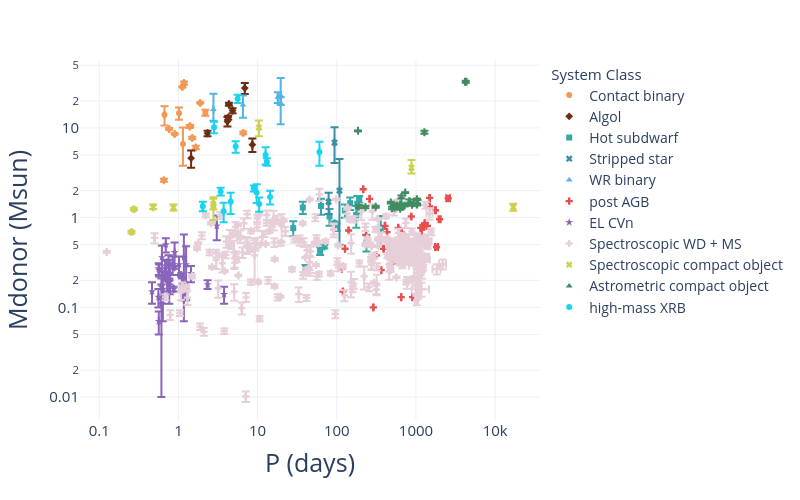

The code cell stored with this chart in its notebook:
### Code cell
## Perios vs donor mass 
make_scatter(
    df,
    x='Period', y='M2',
    out_html=None,
    out_pdf=None,
    x_log=True, y_log=True,
    x_title='P (days)', 
    y_title=r'Mdonor (Msun)',
    export_legend_to_pdf=False,
    export_height=500,
    export_width=800,
    export_scale=2
)

### Figure 1 — Plotly figure (JSON) as saved in the notebook; plotly's stock layout.template omitted (floating-point values rounded to 4 significant figures; data arrays with more than 128 entries replaced by an {"elided": "..."} marker saying what was removed)
{"data": [{"customdata": [["O6-7:(f):", "O4 f +", "MS", "MS", 0.0006, 0.0006, 1.1, 1.1], ["O4.5-6V", "O6V", "MS", "MS", 0, 0, 1.4, 1.4], ["O7V", "O8V", "MS", "MS", 0, 0, 0.4, 0.4], ["O6.5V((f))", "O6V((f))", "MS", "MS", 1e-05, 1e-05, 0.3, 0.3], ["O4.5 V(n)((fc))z", "O5.5 V(n)((fc))z", "MS", "MS", 0, 0, 0.3, 0.3], ["B1V", "B1V", "MS", "MS", 0, 0, 3.4, 3.4], ["B1V", "B1V", "MS", "MS", 0, 0, 0.12, 0.12], ["B", "B", "MS", "MS", 0.001, 0.001, 0.26, 0.26], ["B0.5V", "B2V", "MS", "MS", 0, 0, 0.22, 0.22], ["B1-1.5V", "B1-1.5V", "MS", "MS", 0, 0, 0.22, 0.22], ["B0V", "B1-2 IV/V", "MS", "MS", 1e-05, 1e-05, 0.28, 0.28], ["B0V", "B1.5III", "MS", "MS", 1e-05, 1e-05, 3.5, 2.8], ["B5V", "B5/7V", "MS", "MS", 3e-05, 3e-05, 0.1, 0.1], ["O6.5-7 Ia", "Ofpe/WN9", "MS", "MS", 3e-05, 3e-05, 0.3, 0.3], ["O9V", "O9V", "MS", "MS", 0, 0, 2.3, 2.3]], "error_x": {"array": [0.0006, 0.0, 0.0, 1e-05, 0.0, 0.0, 0.0, 0.001, 0.0, 0.0, 1e-05, 1e-05, 3e-05, 3e-05, 0.0], "arrayminus": [0.0006, 0.0, 0.0, 1e-05, 0.0, 0.0, 0.0, 0.001, 0.0, 0.0, 1e-05, 1e-05, 3e-05, 3e-05, 0.0]}, "error_y": {"array": [1.1, 1.4, 0.4, 0.3, 0.3, 3.4, 0.12, 0.26, 0.22, 0.22, 0.28, 3.5, 0.1, 0.3, 2.3], "arrayminus": [1.1, 1.4, 0.4, 0.3, 0.3, 3.4, 0.12, 0.26, 0.22, 0.22, 0.28, 2.8, 0.1, 0.3, 2.3]}, "hovertemplate": "<b>%{hovertext}</b><br><br>system_class=Contact binary<br>Period=%{x}<br>M2=%{y}<br>obs_type_1=%{customdata[0]}<br>obs_type_2=%{customdata[1]}<br>evol_type_1=%{customdata[2]}<br>evol_type_2=%{customdata[3]}<br>Period_err_plus=%{customdata[4]}<br>Period_err_minus=%{customdata[5]}<br>M2_err_plus=%{customdata[6]}<br>M2_err_minus=%{customdata[7]}<extra></extra>", "hovertext": ["LSS 3074", "MY Cam", "TU Mus", "V382 Cyg", "VFTS 352", "CT Tau", "GU Mon", "SV Cen", "V606 Cen", "V701 Sco", "V745 Cas", "VFTS 066", "RZ Pyx", "V729 Cyg", "HD 64315B"], "legendgroup": "Contact binary", "marker": {"color": "#f49856", "symbol": "circle"}, "mode": "markers", "name": "Contact binary", "orientation": "v", "showlegend": true, "type": "scatter", "x": [2.185, 1.175, 1.387, 1.886, 1.124, 0.6668, 0.8966, 1.658, 1.495, 0.7619, 1.411, 1.141, 0.6563, 6.598, 1.019], "xaxis": "x", "y": [14.8, 31.6, 10.4, 19.0, 28.6, 14.01, 8.58, 6.05, 7.74, 9.74, 10.47, 6.6, 2.61, 8.8, 14.6], "yaxis": "y"}, {"customdata": [["O9.7: V:", "ON8.5 III:", "MS", "MS", 1e-05, 1e-05, 0.6, 0.6], ["O9 III:", "B2 Ip", "MS", "MS", 0.00015, 0.00015, 1.1, 1.1], ["ON9 Ia", "O7.5: I:(f)", "Unknown", "MS", 2e-05, 2e-05, 1.4, 1.4], ["O8V:", "O9III", "MS", "MS", 0, 0, 1, 1], ["O7::", "O9.7 III:", "MS", "MS", 3e-05, 3e-05, 3.9, 3.9], ["O7V", "O8.5III", "MS", "MS", 0, 0, 0.7, 0.7], ["O7 III", "B0 III", "MS", "MS", 0, 0, 0.7, 0.7], ["B1V", "B:", "MS", "MS", 1e-05, 1e-05, 1, 1]], "error_x": {"array": [1e-05, 0.00015, 2e-05, 0.0, 3e-05, 0.0, 0.0, 1e-05], "arrayminus": [1e-05, 0.00015, 2e-05, 0.0, 3e-05, 0.0, 0.0, 1e-05]}, "error_y": {"array": [0.6, 1.1, 1.4, 1.0, 3.9, 0.7, 0.7, 1.0], "arrayminus": [0.6, 1.1, 1.4, 1.0, 3.9, 0.7, 0.7, 1.0]}, "hovertemplate": "<b>%{hovertext}</b><br><br>system_class=Algol<br>Period=%{x}<br>M2=%{y}<br>obs_type_1=%{customdata[0]}<br>obs_type_2=%{customdata[1]}<br>evol_type_1=%{customdata[2]}<br>evol_type_2=%{customdata[3]}<br>Period_err_plus=%{customdata[4]}<br>Period_err_minus=%{customdata[5]}<br>M2_err_plus=%{customdata[6]}<br>M2_err_minus=%{customdata[7]}<extra></extra>", "hovertext": ["VFTS 061", "VFTS 652", "VFTS 538", "HV 2543", "VFTS 450", "W61 28-22", "HV 2241", "Mu1 Sco"], "legendgroup": "Algol", "marker": {"color": "#6d2c14", "symbol": "diamond"}, "mode": "markers", "name": "Algol", "orientation": "v", "showlegend": true, "type": "scatter", "x": [2.333, 8.589, 4.16, 4.829, 6.892, 4.251, 4.343, 1.446], "xaxis": "x", "y": [8.7, 6.5, 11.8, 15.6, 27.8, 13.0, 18.4, 4.6], "yaxis": "y"}, {"customdata": [["Be", "sdOB", "MS", "He-star", 0.007, 0.007, 0.2, 0.2], ["Be", "sdOB", "MS", "He-star", 0.0011, 0.0011, 0.145, 0.145], ["Be", "sdOB", "MS", "He-star", 0.0035, 0.0035, 0.2, 0.2], ["Be", "sdOB", "MS", "He-star", 0.02, 0.02, 0.035, 0.035], ["Be", "sdOB", "MS", "He-star", 0.0058, 0.0058, 0.043, 0.043], ["Be", "sdOB", "MS", "He-star", 0.11, 0.11, 0.31, 0.31], ["Be", "sdOB", "MS", "He-star", 0.1, 0.1, 0.14, 0.14], ["Be", "sdOB", "MS", "He-star", 0.18, 0.18, 0.11, 0.11], ["Be", "sdOB", "MS", "He-star", 0.04, 0.04, 0.29, 0.29], ["Be", "sdOB", "MS", "He-star", 0.0044, 0.0044, 0.22, 0.22], ["Be", "sdOB", "MS", "He-star", 0.055, 0.055, 0.074, 0.074], ["Be", "sdOB", "MS", "He-star", 0.0051, 0.0051, 0.02, 0.02], ["Be", "sdOB", "MS", "He-star", 0.041, 0.041, 0.28, 0.28], ["Be", "sdOB", "MS", "He-star", 0.0029, 0.0029, 0.27, 0.27], ["Be", "sdOB", "MS", "He-star", 0.038, 0.038, 0.23, 0.23], ["Be", "sdOB", "MS", "He-star", 0.0013, 0.0013, 0.027, 0.027]], "error_x": {"array": [0.007, 0.0011, 0.0035, 0.02, 0.0058, 0.11, 0.1, 0.18, 0.04, 0.0044, 0.055, 0.0051, 0.041, 0.0029, 0.038, 0.0013], "arrayminus": [0.007, 0.0011, 0.0035, 0.02, 0.0058, 0.11, 0.1, 0.18, 0.04, 0.0044, 0.055, 0.0051, 0.041, 0.0029, 0.038, 0.0013]}, "error_y": {"array": [0.2, 0.145, 0.2, 0.035, 0.043, 0.31, 0.14, 0.11, 0.29, 0.22, 0.074, 0.02, 0.28, 0.27, 0.23, 0.027], "arrayminus": [0.2, 0.145, 0.2, 0.035, 0.043, 0.31, 0.14, 0.11, 0.29, 0.22, 0.074, 0.02, 0.28, 0.27, 0.23, 0.027]}, "hovertemplate": "<b>%{hovertext}</b><br><br>system_class=Hot subdwarf<br>Period=%{x}<br>M2=%{y}<br>obs_type_1=%{customdata[0]}<br>obs_type_2=%{customdata[1]}<br>evol_type_1=%{customdata[2]}<br>evol_type_2=%{customdata[3]}<br>Period_err_plus=%{customdata[4]}<br>Period_err_minus=%{customdata[5]}<br>M2_err_plus=%{customdata[6]}<br>M2_err_minus=%{customdata[7]}<extra></extra>", "hovertext": ["HD58978", "HD200120", "HD10516", "HD55606", "HD109387", "HD113120", "HD137387", "HD152478", "HD157042", "HD41335", "HD161306", "HD183537", "HD191610", "HD194335", "HD200310", "HD167128"], "legendgroup": "Hot subdwarf", "marker": {"color": "#37a8a8", "symbol": "square"}, "mode": "markers", "name": "Hot subdwarf", "orientation": "v", "showlegend": true, "type": "scatter", "x": [37.25, 28.19, 126.7, 93.76, 61.55, 181.5, 192.1, 236.5, 176.2, 80.87, 99.31, 69.53, 359.3, 63.15, 147.6, 40.33], "xaxis": "x", "y": [1.3, 0.765, 1.2, 0.865, 0.426, 1.43, 1.6, 0.53, 1.06, 1.03, 0.784, 0.477, 0.76, 1.35, 1.45, 0.27], "yaxis": "y"}, {"customdata": [["B", "SS", "MS", "He-star", 0.038, 0.038, 2.5, 1.5], ["B3Ve", "SS", "MS", "He-star", 0.0097, 0.0097, 0.4, 0.4], ["Be", "SS", "MS", "He-star", 0.07, 0.08, 3.3, 2.8]], "error_x": {"array": [0.038, 0.0097, 0.07], "arrayminus": [0.038, 0.0097, 0.08]}, "error_y": {"array": [2.5, 0.4, 3.3], "arrayminus": [1.5, 0.4, 2.8]}, "hovertemplate": "<b>%{hovertext}</b><br><br>system_class=Stripped star<br>Period=%{x}<br>M2=%{y}<br>obs_type_1=%{customdata[0]}<br>obs_type_2=%{customdata[1]}<br>evol_type_1=%{customdata[2]}<br>evol_type_2=%{customdata[3]}<br>Period_err_plus=%{customdata[4]}<br>Period_err_minus=%{customdata[5]}<br>M2_err_plus=%{customdata[6]}<br>M2_err_minus=%{customdata[7]}<extra></extra>", "hovertext": ["VFTS 291", "LB-1", "2dFS 2553"], "legendgroup": "Stripped star", "marker": {"color": "#3a8ea3", "symbol": "x"}, "mode": "markers", "name": "Stripped star", "orientation": "v", "showlegend": true, "type": "scatter", "x": [108.1, 78.8, 93.6], "xaxis": "x", "y": [2.0, 1.5, 6.86], "yaxis": "y"}, {"customdata": [["O6 V", "WR-WN4", "MS", "He-star", 0.002, 0.002, 3, 3], ["O4 V", "WR-WN5", "MS", "He-star", 0.0002, 0.0002, 8, 4], ["O-O5.5 V", "WR-WN3", "MS", "He-star", 4e-05, 4e-05, 5, 5], ["O-O6 I", "WR-WN4", "MS", "He-star", 0.0005, 0.0005, 13, 5], ["O-O4 V", "WR-WO4", "MS", "He-star", 0.0005, 0.0005, 3, 8]], "error_x": {"array": [0.002, 0.0002, 4e-05, 0.0005, 0.0005], "arrayminus": [0.002, 0.0002, 4e-05, 0.0005, 0.0005]}, "error_y": {"array": [3.0, 8.0, 5.0, 13.0, 3.0], "arrayminus": [3.0, 4.0, 5.0, 5.0, 8.0]}, "hovertemplate": "<b>%{hovertext}</b><br><br>system_class=WR binary<br>Period=%{x}<br>M2=%{y}<br>obs_type_1=%{customdata[0]}<br>obs_type_2=%{customdata[1]}<br>evol_type_1=%{customdata[2]}<br>evol_type_2=%{customdata[3]}<br>Period_err_plus=%{customdata[4]}<br>Period_err_minus=%{customdata[5]}<br>M2_err_plus=%{customdata[6]}<br>M2_err_minus=%{customdata[7]}<extra></extra>", "hovertext": ["BAT99 19", "BAT99 129", "SMC AB 6", "SMC AB 7", "SMC AB 8"], "legendgroup": "WR binary", "marker": {"color": "#52b4e5", "symbol": "triangle-up"}, "mode": "markers", "name": "WR binary", "orientation": "v", "showlegend": true, "type": "scatter", "x": [17.99, 2.769, 6.538, 19.56, 19.56], "xaxis": "x", "y": [22.0, 16.0, 18.0, 23.0, 19.0], "yaxis": "y"}, {"customdata": {"elided": "33x8 mixed values"}, "error_x": {"array": [0.2, 1.2, 0.4, 0.02, 36.0, 14.0, 1.1, 0.2, 0.3, 61.0, 5.9, 8.7, 1.0, 0.7, 80.0, 0.1, 0.04, 0.7, 0.4, 1.0, 27.0, 0.7, 3.5, 12.0, 0.7, 0.08, 0.1, 10.0, 0.002, 2.2, 7.6, 5.3, 143.0], "arrayminus": [0.2, 1.2, 0.4, 0.02, 36.0, 14.0, 1.1, 0.2, 0.3, 61.0, 5.9, 8.7, 1.0, 0.7, 80.0, 0.1, 0.04, 0.7, 0.4, 1.0, 27.0, 0.7, 3.5, 12.0, 0.7, 0.08, 0.1, 10.0, 0.002, 2.2, 7.6, 5.3, 143.0]}, "error_y": {"array": [Infinity, Infinity, Infinity, Infinity, Infinity, Infinity, Infinity, Infinity, Infinity, Infinity, Infinity, Infinity, Infinity, Infinity, Infinity, Infinity, Infinity, Infinity, Infinity, Infinity, Infinity, Infinity, Infinity, Infinity, Infinity, Infinity, Infinity, Infinity, Infinity, Infinity, Infinity, Infinity, Infinity], "arrayminus": [0.0, 0.0, 0.0, 0.0, 0.0, 0.0, 0.0, 0.0, 0.0, 0.0, 0.0, 0.0, 0.0, 0.0, 0.0, 0.0, 0.0, 0.0, 0.0, 0.0, 0.0, 0.0, 0.0, 0.0, 0.0, 0.0, 0.0, 0.0, 0.0, 0.0, 0.0, 0.0, 0.0]}, "hovertemplate": "<b>%{hovertext}</b><br><br>system_class=post AGB<br>Period=%{x}<br>M2=%{y}<br>obs_type_1=%{customdata[0]}<br>obs_type_2=%{customdata[1]}<br>evol_type_1=%{customdata[2]}<br>evol_type_2=%{customdata[3]}<br>Period_err_plus=%{customdata[4]}<br>Period_err_minus=%{customdata[5]}<br>M2_err_plus=%{customdata[6]}<br>M2_err_minus=%{customdata[7]}<extra></extra>", "hovertext": ["89 Her", "AC Her", "BD+39 4926", "BD+46 442", "DY Ori", "EP Lyr", "HD 44179", "HD 46703", "HD 52961", "HD 95767", "HD 108015", "HD 131356", "HD 158616", "HD 213985", "HP Lyr", "HR 4049", "IRAS 05208-2035", "IRAS 06165+3158", "IRAS 06452-3456", "IRAS 08544-4431", "IRAS 09144-4933", "IRAS 15469-5311", "IRAS 16230-3410", "IRAS 17038-4815", "IRAS 19125+0343", "IRAS 19135+3937", "IRAS 19157-0247", "RU Cen", "SAO 173329", "ST Pup", "SX Cen", "TW Cam", "U Mon"], "legendgroup": "post AGB", "marker": {"color": "#ea4d4d", "symbol": "cross"}, "mode": "markers", "name": "post AGB", "orientation": "v", "showlegend": true, "type": "scatter", "x": [289.1, 1189.0, 871.7, 140.8, 1248.0, 1151.0, 317.6, 597.4, 1289.0, 1989.0, 906.3, 1488.0, 363.3, 259.6, 1818.0, 430.6, 234.4, 262.6, 215.4, 501.1, 1762.0, 390.2, 649.8, 1394.0, 519.7, 127.0, 119.6, 1489.0, 116.0, 406.0, 564.3, 662.2, 2550.0], "xaxis": "x", "y": [0.1, 0.64, 1.03, 0.72, 0.79, 0.77, 0.38, 0.77, 0.87, 0.96, 0.13, 1.33, 0.26, 1.62, 0.47, 0.69, 0.64, 0.52, 2.07, 0.31, 1.21, 0.45, 0.13, 0.81, 0.48, 0.45, 0.15, 1.66, 0.27, 0.81, 1.35, 0.68, 1.64], "yaxis": "y"}, {"customdata": {"elided": "36x8 mixed values"}, "error_x": {"array": [8e-07, 1e-06, 2.78e-05, 6e-07, 5.1e-06, 5e-07, 5.1e-06, 5e-07, 1.1e-06, 1.6e-06, 2e-06, 4e-07, 2e-07, 1.4e-06, 6e-07, 2e-07, 2.4e-06, 3e-07, 4.6e-06, 3e-07, 1e-07, 2.4e-06, 7e-07, 1.1e-06, 2e-07, 5.2e-06, 8.3e-06, 1.7e-06, 1.4e-06, 4.5e-06, 2e-07, 1.6e-06, 3e-07, 3.8e-06, 4e-07, 9e-07], "arrayminus": [8e-07, 1e-06, 2.78e-05, 6e-07, 5.1e-06, 5e-07, 5.1e-06, 5e-07, 1.1e-06, 1.6e-06, 2e-06, 4e-07, 2e-07, 1.4e-06, 6e-07, 2e-07, 2.4e-06, 3e-07, 4.6e-06, 3e-07, 1e-07, 2.4e-06, 7e-07, 1.1e-06, 2e-07, 5.2e-06, 8.3e-06, 1.7e-06, 1.4e-06, 4.5e-06, 2e-07, 1.6e-06, 3e-07, 3.8e-06, 4e-07, 9e-07]}, "error_y": {"array": [0.01, 0.01, 0.25, 0.09, 0.02, 0.01, 0.18, 0.01, 0.13, 0.07, 0.05, 0.01, 0.01, 0.1, 0.09, 0.01, 0.05, 0.04, 0.07, 0.03, 0.04, 0.05, 0.12, 0.1, 0.02, 0.02, 0.03, 0.01, 0.29, 0.07, 0.01, 0.07, 0.04, 0.05, 0.04, 0.03], "arrayminus": [0.01, 0.01, 0.25, 0.09, 0.02, 0.01, 0.18, 0.01, 0.13, 0.07, 0.05, 0.01, 0.01, 0.1, 0.09, 0.01, 0.05, 0.04, 0.07, 0.03, 0.04, 0.05, 0.12, 0.1, 0.02, 0.02, 0.03, 0.01, 0.29, 0.07, 0.01, 0.07, 0.04, 0.05, 0.04, 0.03]}, "hovertemplate": "<b>%{hovertext}</b><br><br>system_class=EL CVn<br>Period=%{x}<br>M2=%{y}<br>obs_type_1=%{customdata[0]}<br>obs_type_2=%{customdata[1]}<br>evol_type_1=%{customdata[2]}<br>evol_type_2=%{customdata[3]}<br>Period_err_plus=%{customdata[4]}<br>Period_err_minus=%{customdata[5]}<br>M2_err_plus=%{customdata[6]}<br>M2_err_minus=%{customdata[7]}<extra></extra>", "hovertext": ["PTF1 J004040.23+412521.6", "PTF1 J004300.75+381537.2", "PTF1 J005424.06+411126.9", "PTF1 J005659.72+130920.6", "PTF1 J011909.91+435907.1", "PTF1 J012814.72+040551.9", "PTF1 J013336.92+470600.1", "PTF1 J014839.10+382314.5", "PTF1 J021913.15+215921.9", "PTF1 J071207.01+211654.9", "PTF1 J075310.42+835154.7", "PTF1 J075642.49+162143.9", "ATO J119.9584+15.7219", "CRTS J080425.2+070845", "ATO J183.2261+36.5615", "ATO J190.4773+00.2258", "ATO J203.0857+35.4797", "ATO J204.8723+45.8487", "UCAC4 354-070319", "ATO J225.8650+46.0563", "CRTS J150336.0+195842", "UCAC4 511-057288", "CRTS J152758.9+190751", "UCAC4 552-053246", "BPS BS 16542-0030", "UCAC4 654-060802", "UCAC4 566-061120", "ZTF J191826.06+485302.7", "UCAC4 579-116626", "UCAC4 568-125457", "CRTS J214858.3+030417", "UCAC4 495-142916", "CRTS J225539.4+342138", "UCAC4 646-116578", "ZTF J225755.64+310133.7", "ATO J347.5419+33.2138"], "legendgroup": "EL CVn", "marker": {"color": "#8864ba", "symbol": "star"}, "mode": "markers", "name": "EL CVn", "orientation": "v", "showlegend": true, "type": "scatter", "x": [1.184, 1.084, 3.051, 0.6935, 1.222, 0.6204, 1.252, 0.8917, 0.619, 0.8463, 0.7198, 0.876, 0.7731, 0.6102, 0.6369, 0.6074, 1.142, 0.5645, 0.6807, 0.5594, 0.4643, 1.441, 0.8955, 0.7777, 0.565, 2.337, 3.773, 1.16, 1.172, 1.018, 0.6855, 0.7487, 0.5718, 0.7661, 0.6884, 1.109], "xaxis": "x", "y": [0.17, 0.23, 0.81, 0.5, 0.14, 0.12, 0.3, 0.28, 0.36, 0.3, 0.2, 0.16, 0.19, 0.11, 0.16, 0.17, 0.17, 0.27, 0.27, 0.13, 0.15, 0.24, 0.41, 0.24, 0.07, 0.18, 0.14, 0.17, 0.36, 0.3, 0.21, 0.31, 0.26, 0.16, 0.29, 0.18], "yaxis": "y"}, {"customdata": {"elided": "293x8 mixed values"}, "error_x": {"array": {"elided": "293 float values"}, "arrayminus": {"elided": "293 float values"}}, "error_y": {"array": {"elided": "293 float values"}, "arrayminus": {"elided": "293 float values"}}, "hovertemplate": "<b>%{hovertext}</b><br><br>system_class=Spectroscopic WD + MS<br>Period=%{x}<br>M2=%{y}<br>obs_type_1=%{customdata[0]}<br>obs_type_2=%{customdata[1]}<br>evol_type_1=%{customdata[2]}<br>evol_type_2=%{customdata[3]}<br>Period_err_plus=%{customdata[4]}<br>Period_err_minus=%{customdata[5]}<br>M2_err_plus=%{customdata[6]}<br>M2_err_minus=%{customdata[7]}<extra></extra>", "hovertext": {"elided": "293 str values"}, "legendgroup": "Spectroscopic WD + MS", "marker": {"color": "#e6cfd9", "symbol": "cross-dot"}, "mode": "markers", "name": "Spectroscopic WD + MS", "orientation": "v", "showlegend": true, "type": "scatter", "x": {"elided": "293 float values"}, "xaxis": "x", "y": {"elided": "293 float values"}, "yaxis": "y"}, {"customdata": [["O7V", "Unknown", "MS", "BH", 0.0004, 0.0004, 2, 2], ["RG", "BH?", "RGB", "Unknown", 2, 2, 0.8, 0.5], ["Unknown", "NS/WD?", "MS", "NS", 1e-05, 1e-05, 0.21, 0.18], ["Unknown", "NS/WD?", "MS", "NS", 0, 0, 0.1, 0.1], ["Unknown", "NS/WD?", "MS", "NS", 0, 0, 0.03, 0.03], ["RG", "NS/WD?", "RGB", "NS", 438, 401, 0.12, 0.12], ["Unknown", "NS/WD?", "MS", "NS", 2e-05, 2e-05, 0.35, 0.4], ["Unknown", "WD/NS?", "MS", "NS", 1e-05, 1e-05, 0.1, 0.05], ["Unknown", "WD/NS?", "MS", "NS", 0, 0, 0.02, 0.02]], "error_x": {"array": [0.0004, 2.0, 1e-05, 0.0, 0.0, 438.0, 2e-05, 1e-05, 0.0], "arrayminus": [0.0004, 2.0, 1e-05, 0.0, 0.0, 401.0, 2e-05, 1e-05, 0.0]}, "error_y": {"array": [2.0, 0.8, 0.21, 0.1, 0.03, 0.12, 0.35, 0.1, 0.02], "arrayminus": [2.0, 0.5, 0.18, 0.1, 0.03, 0.12, 0.4, 0.05, 0.02]}, "hovertemplate": "<b>%{hovertext}</b><br><br>system_class=Spectroscopic compact object<br>Period=%{x}<br>M2=%{y}<br>obs_type_1=%{customdata[0]}<br>obs_type_2=%{customdata[1]}<br>evol_type_1=%{customdata[2]}<br>evol_type_2=%{customdata[3]}<br>Period_err_plus=%{customdata[4]}<br>Period_err_minus=%{customdata[5]}<br>M2_err_plus=%{customdata[6]}<br>M2_err_minus=%{customdata[7]}<extra></extra>", "hovertext": ["VFTS 243", "G3425", "2XMM J1255", "2MASS J06163552", "LAMOST J1123", "56 UMa", "J0606+2132", "LAMOST J2354", "2MASS J1527"], "legendgroup": "Spectroscopic compact object", "marker": {"color": "#cbd24f", "symbol": "x"}, "mode": "markers", "name": "Spectroscopic compact object", "orientation": "v", "showlegend": true, "type": "scatter", "x": [10.4, 877.0, 2.761, 0.8666, 0.2738, 16910.0, 2.774, 0.4799, 0.2557], "xaxis": "x", "y": [10.1, 3.6, 1.41, 1.3, 1.24, 1.31, 1.34, 1.3, 0.69], "yaxis": "y"}, {"customdata": {"elided": "24x8 mixed values"}, "error_x": {"array": [0.003, 0.6, 98.5, 0.5, 0.05, 0.07, 0.11, 0.26, 0.4, 0.18, 0.29, 0.31, 0.22, 0.21, 0.7, 0.6, 0.6, 0.9, 5.0, 0.7, 0.5, 3.3, 5.0, 2.1], "arrayminus": [0.003, 0.6, 98.5, 0.5, 0.05, 0.07, 0.11, 0.26, 0.4, 0.18, 0.29, 0.31, 0.22, 0.21, 0.7, 0.6, 0.6, 0.9, 5.0, 0.7, 0.5, 3.3, 5.0, 2.1]}, "error_y": {"array": [0.1, 0.34, 0.82, 0.015, 0.05, 0.04, 0.032, 0.034, 0.04, 0.024, 0.04, 0.03, 0.04, 0.032, 0.033, 0.07, 0.04, 0.034, 0.07, 0.035, 0.023, 0.034, 0.034, 0.09], "arrayminus": [0.1, 0.34, 0.82, 0.015, 0.05, 0.04, 0.032, 0.034, 0.04, 0.024, 0.04, 0.03, 0.04, 0.032, 0.033, 0.07, 0.04, 0.034, 0.07, 0.035, 0.023, 0.034, 0.034, 0.09]}, "hovertemplate": "<b>%{hovertext}</b><br><br>system_class=Astrometric compact object<br>Period=%{x}<br>M2=%{y}<br>obs_type_1=%{customdata[0]}<br>obs_type_2=%{customdata[1]}<br>evol_type_1=%{customdata[2]}<br>evol_type_2=%{customdata[3]}<br>Period_err_plus=%{customdata[4]}<br>Period_err_minus=%{customdata[5]}<br>M2_err_plus=%{customdata[6]}<br>M2_err_minus=%{customdata[7]}<extra></extra>", "hovertext": ["Gaia BH1", "Gaia BH2", "Gaia BH3", "Gaia NS1", "J0553-1349", "J2057-4742", "J1553-6846", "J2102+3703", "J0742-4749", "J0152-2049", "J0003-5604", "J1733+5808", "J1150-2203", "J1449+6919", "J0217-7541", "J0639-3655", "J1739+4502", "J0036-0932", "J1048+6547", "J2145+2837", "J2244-2236", "J0824+5254", "J0230+5950", "J0634+6256"], "legendgroup": "Astrometric compact object", "marker": {"color": "#408c63", "symbol": "triangle-up"}, "mode": "markers", "name": "Astrometric compact object", "orientation": "v", "showlegend": true, "type": "scatter", "x": [185.4, 1277.0, 4253.0, 730.9, 189.1, 230.2, 310.2, 481.0, 497.6, 536.1, 561.8, 570.9, 631.8, 632.6, 636.1, 654.6, 657.4, 719.8, 827.0, 889.5, 938.3, 1027.0, 1029.0, 1046.0], "xaxis": "x", "y": [9.27, 8.94, 32.7, 1.902, 1.33, 1.31, 1.323, 1.473, 1.28, 1.291, 1.34, 1.362, 1.39, 1.258, 1.396, 1.7, 1.38, 1.362, 1.52, 1.396, 1.443, 1.604, 1.401, 1.48], "yaxis": "y"}, {"customdata": [["B0.5Iae-1b", "NS?", "MS", "NS", 0.00045, 0.00045, 0.16, 0.16], ["O7V(f)n", "BH", "MS", "BH", 0.00046, 0.00046, 0.9, 0.9], ["O6-7 II-III", "NS?", "MS", "NS", 0.029, 0.029, 0.16, 0.16], ["B2Iae", "NS?", "MS", "NS", 0.002, 0.002, 0.3, 0.3], ["B0.2Ia", "NS?", "MS", "NS", 2e-05, 2e-05, 0.29, 0.29], ["Ofpe/WN9", "NS?", "He-star", "NS", 0.00013, 0.00013, 0.26, 0.26], ["O6Iafcp", "NS?", "MS", "NS", 4e-06, 4e-06, 0.19, 0.19], ["B0-1Ia", "NS?", "MS", "NS", 0.0004, 0.0004, 0.45, 0.45], ["Unknown", "BH", "MS", "BH", 0.06, 0.06, 1.1, 1.1], ["B1Ib", "NS?", "MS", "NS", 0.0009, 0.0009, 0.4, 0.4], ["B9III", "BH", "MS", "BH", 0.002, 0.002, 1.5, 1.5], ["A7Ib", "BH", "MS", "BH", 0, 0, 0.4, 0.4], ["O9.7Iabpvar", "BH?", "MS", "BH", 0.0001, 0.0001, 2.2, 2.2], ["B1.5-B2IIIe", "BH", "MS", "BH", 0.04, 0.04, 1.6, 1.6]], "error_x": {"array": [0.00045, 0.00046, 0.029, 0.002, 2e-05, 0.00013, 4e-06, 0.0004, 0.06, 0.0009, 0.002, 0.0, 0.0001, 0.04], "arrayminus": [0.00045, 0.00046, 0.029, 0.002, 2e-05, 0.00013, 4e-06, 0.0004, 0.06, 0.0009, 0.002, 0.0, 0.0001, 0.04]}, "error_y": {"array": [0.16, 0.9, 0.16, 0.3, 0.29, 0.26, 0.19, 0.45, 1.1, 0.4, 1.5, 0.4, 2.2, 1.6], "arrayminus": [0.16, 0.9, 0.16, 0.3, 0.29, 0.26, 0.19, 0.45, 1.1, 0.4, 1.5, 0.4, 2.2, 1.6]}, "hovertemplate": "<b>%{hovertext}</b><br><br>system_class=high-mass XRB<br>Period=%{x}<br>M2=%{y}<br>obs_type_1=%{customdata[0]}<br>obs_type_2=%{customdata[1]}<br>evol_type_1=%{customdata[2]}<br>evol_type_2=%{customdata[3]}<br>Period_err_plus=%{customdata[4]}<br>Period_err_minus=%{customdata[5]}<br>M2_err_plus=%{customdata[6]}<br>M2_err_minus=%{customdata[7]}<extra></extra>", "hovertext": ["Vela X-1", "HD 96670", "Cen X-3", "1E 1145.1-6141", "4U 1538-522", "OAO 1657-415", "4U 1700-377", "EXO 1722-363", "1E 1740.7-2942", "IGR J18027-2016", "SAX J1819.3-2525", "SS 433", "Cyg X-1", "MWC 656"], "legendgroup": "high-mass XRB", "marker": {"color": "#19d3f3", "symbol": "circle"}, "mode": "markers", "name": "high-mass XRB", "orientation": "v", "showlegend": true, "type": "scatter", "x": [8.963, 5.284, 2.033, 14.37, 3.728, 10.45, 3.412, 9.74, 12.61, 4.57, 2.817, 13.08, 5.6, 60.37], "xaxis": "x", "y": [2.12, 6.2, 1.34, 1.7, 1.18, 1.42, 1.96, 1.91, 5.0, 1.5, 10.2, 4.2, 21.2, 5.4], "yaxis": "y"}], "layout": {"height": 500, "legend": {"font": {"size": 14}, "itemclick": "toggle", "itemdoubleclick": "toggleothers", "title": {"font": {"size": 15}, "text": "System Class"}, "tracegroupgap": 0}, "margin": {"t": 60}, "width": 800, "xaxis": {"anchor": "y", "domain": [0, 1], "tickfont": {"size": 15}, "title": {"font": {"size": 25}, "text": "P (days)"}, "type": "log"}, "yaxis": {"anchor": "x", "domain": [0, 1], "tickfont": {"size": 15}, "title": {"font": {"size": 25}, "text": "Mdonor (Msun)"}, "type": "log"}}}
